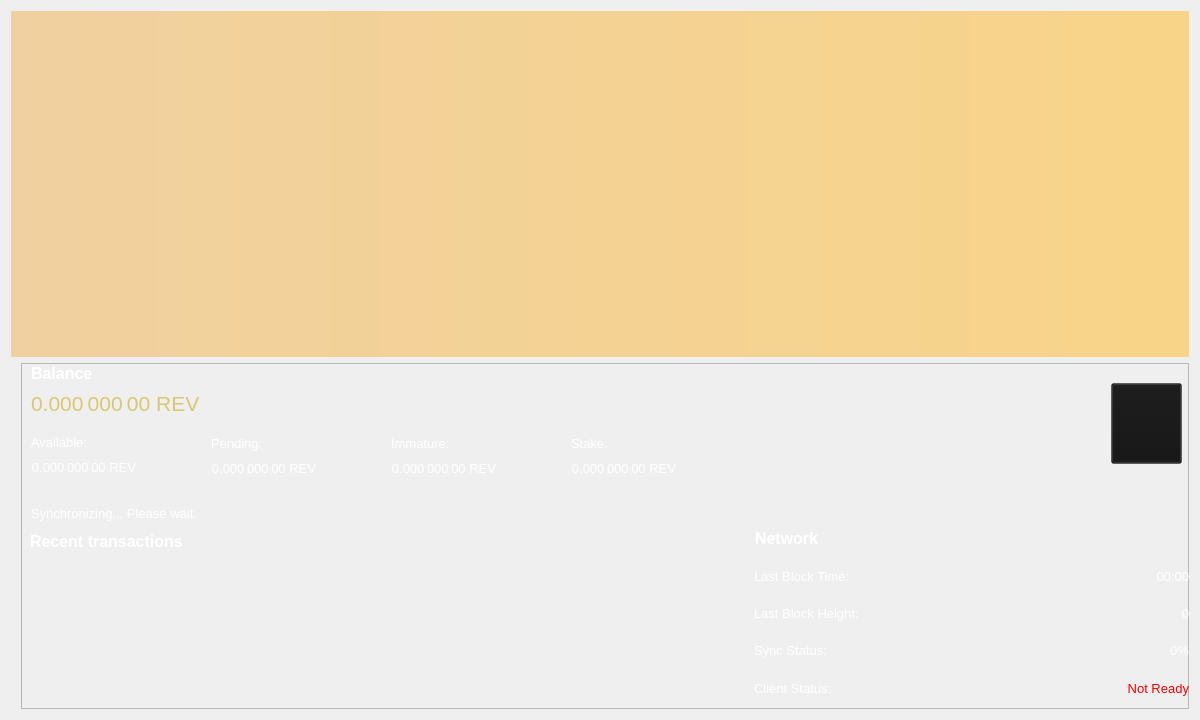
<?xml version="1.0" encoding="UTF-8"?>
<ui version="4.0">
 <class>OverviewPage</class>
 <widget class="QWidget" name="OverviewPage">
  <property name="geometry">
   <rect>
    <x>0</x>
    <y>0</y>
    <width>1200</width>
    <height>720</height>
   </rect>
  </property>
  <property name="minimumSize">
   <size>
    <width>1200</width>
    <height>700</height>
   </size>
  </property>
  <property name="font">
   <font>
    <weight>50</weight>
    <bold>false</bold>
   </font>
  </property>
  <property name="windowTitle">
   <string>Form</string>
  </property>
  <property name="styleSheet">
   <string notr="true">color: rgb(255, 255, 255);</string>
  </property>
  <layout class="QVBoxLayout" name="topLayout">
   <item>
    <widget class="QLabel" name="labelAlerts">
     <property name="visible">
      <bool>false</bool>
     </property>
     <property name="styleSheet">
      <string notr="true">background-color: qlineargradient(x1: 0, y1: 0, x2: 1, y2: 0, stop:0 #F0D0A0, stop:1 #F8D488); color:#000000;</string>
     </property>
     <property name="wordWrap">
      <bool>true</bool>
     </property>
     <property name="margin">
      <number>3</number>
     </property>
    </widget>
   </item>
   <item>
    <layout class="QHBoxLayout" name="horizontalLayout" stretch="1">
     <item>
      <layout class="QVBoxLayout" name="verticalLayout_2">
       <item>
        <widget class="QFrame" name="frame">
         <property name="maximumSize">
          <size>
           <width>16777215</width>
           <height>16777215</height>
          </size>
         </property>
         <property name="styleSheet">
          <string notr="true">margin-left: 10px;
</string>
         </property>
         <property name="frameShape">
          <enum>QFrame::StyledPanel</enum>
         </property>
         <property name="frameShadow">
          <enum>QFrame::Raised</enum>
         </property>
         <widget class="QLabel" name="labelTransactionsStatus">
          <property name="geometry">
           <rect>
            <x>10</x>
            <y>140</y>
            <width>300</width>
            <height>20</height>
           </rect>
          </property>
          <property name="minimumSize">
           <size>
            <width>300</width>
            <height>0</height>
           </size>
          </property>
          <property name="font">
           <font>
            <pointsize>10</pointsize>
           </font>
          </property>
          <property name="cursor">
           <cursorShape>WhatsThisCursor</cursorShape>
          </property>
          <property name="toolTip">
           <string>The displayed information may be out of date. Your wallet automatically synchronizes with the Rev network after a connection is established, but this process has not completed yet.</string>
          </property>
          <property name="styleSheet">
           <string notr="true"/>
          </property>
          <property name="text">
           <string notr="true">Synchronizing... Please wait.</string>
          </property>
          <property name="alignment">
           <set>Qt::AlignLeading|Qt::AlignLeft|Qt::AlignVCenter</set>
          </property>
          <property name="indent">
           <number>0</number>
          </property>
         </widget>
         <widget class="QWidget" name="verticalLayoutWidget">
          <property name="geometry">
           <rect>
            <x>10</x>
            <y>0</y>
            <width>721</width>
            <height>88</height>
           </rect>
          </property>
          <layout class="QVBoxLayout" name="verticalLayout">
           <item>
            <layout class="QHBoxLayout" name="horizontalLayout_4">
             <item>
              <widget class="QLabel" name="label_5">
               <property name="font">
                <font>
                 <pointsize>12</pointsize>
                 <weight>75</weight>
                 <bold>true</bold>
                </font>
               </property>
               <property name="text">
                <string>Balance</string>
               </property>
               <property name="indent">
                <number>0</number>
               </property>
              </widget>
             </item>
             <item>
              <spacer name="horizontalSpacer_3">
               <property name="orientation">
                <enum>Qt::Horizontal</enum>
               </property>
               <property name="sizeHint" stdset="0">
                <size>
                 <width>40</width>
                 <height>20</height>
                </size>
               </property>
              </spacer>
             </item>
            </layout>
           </item>
           <item>
            <layout class="QHBoxLayout" name="horizontalLayout_2">
             <property name="spacing">
              <number>0</number>
             </property>
             <item>
              <widget class="QLabel" name="labelTotal">
               <property name="minimumSize">
                <size>
                 <width>400</width>
                 <height>30</height>
                </size>
               </property>
               <property name="maximumSize">
                <size>
                 <width>16777215</width>
                 <height>16777215</height>
                </size>
               </property>
               <property name="font">
                <font>
                 <pointsize>16</pointsize>
                 <weight>50</weight>
                 <bold>false</bold>
                </font>
               </property>
               <property name="cursor">
                <cursorShape>IBeamCursor</cursorShape>
               </property>
               <property name="toolTip">
                <string>Your current total balance</string>
               </property>
               <property name="styleSheet">
                <string notr="true">color: rgb(217, 199, 113);</string>
               </property>
               <property name="text">
                <string notr="true">0.000 000 00 REV</string>
               </property>
               <property name="textFormat">
                <enum>Qt::AutoText</enum>
               </property>
               <property name="alignment">
                <set>Qt::AlignLeading|Qt::AlignLeft|Qt::AlignVCenter</set>
               </property>
               <property name="wordWrap">
                <bool>false</bool>
               </property>
               <property name="margin">
                <number>0</number>
               </property>
               <property name="indent">
                <number>0</number>
               </property>
               <property name="textInteractionFlags">
                <set>Qt::LinksAccessibleByMouse|Qt::TextSelectableByKeyboard|Qt::TextSelectableByMouse</set>
               </property>
              </widget>
             </item>
             <item>
              <spacer name="horizontalSpacer">
               <property name="orientation">
                <enum>Qt::Horizontal</enum>
               </property>
               <property name="sizeHint" stdset="0">
                <size>
                 <width>40</width>
                 <height>20</height>
                </size>
               </property>
              </spacer>
             </item>
            </layout>
           </item>
           <item>
            <spacer name="verticalSpacer">
             <property name="orientation">
              <enum>Qt::Vertical</enum>
             </property>
             <property name="sizeHint" stdset="0">
              <size>
               <width>20</width>
               <height>40</height>
              </size>
             </property>
            </spacer>
           </item>
          </layout>
         </widget>
         <widget class="QWidget" name="verticalLayoutWidget_2">
          <property name="geometry">
           <rect>
            <x>10</x>
            <y>69</y>
            <width>181</width>
            <height>71</height>
           </rect>
          </property>
          <layout class="QVBoxLayout" name="verticalLayout_3">
           <item>
            <layout class="QHBoxLayout" name="horizontalLayout_3">
             <item>
              <widget class="QLabel" name="labelBalanceText">
               <property name="font">
                <font>
                 <pointsize>10</pointsize>
                </font>
               </property>
               <property name="text">
                <string>Available:</string>
               </property>
               <property name="indent">
                <number>0</number>
               </property>
              </widget>
             </item>
             <item>
              <spacer name="horizontalSpacer_2">
               <property name="orientation">
                <enum>Qt::Horizontal</enum>
               </property>
               <property name="sizeHint" stdset="0">
                <size>
                 <width>40</width>
                 <height>20</height>
                </size>
               </property>
              </spacer>
             </item>
            </layout>
           </item>
           <item>
            <layout class="QHBoxLayout" name="horizontalLayout_5">
             <item>
              <widget class="QLabel" name="labelBalance">
               <property name="font">
                <font>
                 <pointsize>10</pointsize>
                 <weight>50</weight>
                 <bold>false</bold>
                </font>
               </property>
               <property name="cursor">
                <cursorShape>IBeamCursor</cursorShape>
               </property>
               <property name="toolTip">
                <string>Your current spendable balance</string>
               </property>
               <property name="text">
                <string notr="true">0.000 000 00 REV</string>
               </property>
               <property name="alignment">
                <set>Qt::AlignRight|Qt::AlignTrailing|Qt::AlignVCenter</set>
               </property>
               <property name="indent">
                <number>0</number>
               </property>
               <property name="textInteractionFlags">
                <set>Qt::LinksAccessibleByMouse|Qt::TextSelectableByKeyboard|Qt::TextSelectableByMouse</set>
               </property>
              </widget>
             </item>
             <item>
              <spacer name="horizontalSpacer_4">
               <property name="orientation">
                <enum>Qt::Horizontal</enum>
               </property>
               <property name="sizeHint" stdset="0">
                <size>
                 <width>40</width>
                 <height>20</height>
                </size>
               </property>
              </spacer>
             </item>
            </layout>
           </item>
           <item>
            <spacer name="verticalSpacer_2">
             <property name="orientation">
              <enum>Qt::Vertical</enum>
             </property>
             <property name="sizeHint" stdset="0">
              <size>
               <width>20</width>
               <height>40</height>
              </size>
             </property>
            </spacer>
           </item>
          </layout>
         </widget>
         <widget class="QWidget" name="verticalLayoutWidget_3">
          <property name="geometry">
           <rect>
            <x>190</x>
            <y>70</y>
            <width>181</width>
            <height>71</height>
           </rect>
          </property>
          <layout class="QVBoxLayout" name="verticalLayout_4">
           <item>
            <layout class="QHBoxLayout" name="horizontalLayout_6">
             <item>
              <widget class="QLabel" name="labelPendingText">
               <property name="font">
                <font>
                 <pointsize>10</pointsize>
                </font>
               </property>
               <property name="text">
                <string>Pending:</string>
               </property>
               <property name="indent">
                <number>0</number>
               </property>
              </widget>
             </item>
             <item>
              <spacer name="horizontalSpacer_6">
               <property name="orientation">
                <enum>Qt::Horizontal</enum>
               </property>
               <property name="sizeHint" stdset="0">
                <size>
                 <width>40</width>
                 <height>20</height>
                </size>
               </property>
              </spacer>
             </item>
            </layout>
           </item>
           <item>
            <layout class="QHBoxLayout" name="horizontalLayout_7">
             <item>
              <widget class="QLabel" name="labelUnconfirmed">
               <property name="font">
                <font>
                 <pointsize>10</pointsize>
                 <weight>50</weight>
                 <bold>false</bold>
                </font>
               </property>
               <property name="cursor">
                <cursorShape>IBeamCursor</cursorShape>
               </property>
               <property name="toolTip">
                <string>Total of transactions that have yet to be confirmed, and do not yet count toward the spendable balance</string>
               </property>
               <property name="text">
                <string notr="true">0.000 000 00 REV</string>
               </property>
               <property name="alignment">
                <set>Qt::AlignRight|Qt::AlignTrailing|Qt::AlignVCenter</set>
               </property>
               <property name="indent">
                <number>0</number>
               </property>
               <property name="textInteractionFlags">
                <set>Qt::LinksAccessibleByMouse|Qt::TextSelectableByKeyboard|Qt::TextSelectableByMouse</set>
               </property>
              </widget>
             </item>
             <item>
              <spacer name="horizontalSpacer_5">
               <property name="orientation">
                <enum>Qt::Horizontal</enum>
               </property>
               <property name="sizeHint" stdset="0">
                <size>
                 <width>40</width>
                 <height>20</height>
                </size>
               </property>
              </spacer>
             </item>
            </layout>
           </item>
           <item>
            <spacer name="verticalSpacer_3">
             <property name="orientation">
              <enum>Qt::Vertical</enum>
             </property>
             <property name="sizeHint" stdset="0">
              <size>
               <width>20</width>
               <height>40</height>
              </size>
             </property>
            </spacer>
           </item>
          </layout>
         </widget>
         <widget class="QWidget" name="verticalLayoutWidget_4">
          <property name="geometry">
           <rect>
            <x>370</x>
            <y>70</y>
            <width>181</width>
            <height>71</height>
           </rect>
          </property>
          <layout class="QVBoxLayout" name="verticalLayout_5">
           <item>
            <layout class="QHBoxLayout" name="horizontalLayout_8">
             <item>
              <widget class="QLabel" name="labelImmatureText">
               <property name="font">
                <font>
                 <pointsize>10</pointsize>
                </font>
               </property>
               <property name="text">
                <string>Immature:</string>
               </property>
               <property name="indent">
                <number>0</number>
               </property>
              </widget>
             </item>
             <item>
              <spacer name="horizontalSpacer_7">
               <property name="orientation">
                <enum>Qt::Horizontal</enum>
               </property>
               <property name="sizeHint" stdset="0">
                <size>
                 <width>40</width>
                 <height>20</height>
                </size>
               </property>
              </spacer>
             </item>
            </layout>
           </item>
           <item>
            <layout class="QHBoxLayout" name="horizontalLayout_9">
             <item>
              <widget class="QLabel" name="labelImmature">
               <property name="font">
                <font>
                 <pointsize>10</pointsize>
                 <weight>50</weight>
                 <bold>false</bold>
                </font>
               </property>
               <property name="cursor">
                <cursorShape>IBeamCursor</cursorShape>
               </property>
               <property name="toolTip">
                <string>Mined balance that has not yet matured</string>
               </property>
               <property name="text">
                <string notr="true">0.000 000 00 REV</string>
               </property>
               <property name="alignment">
                <set>Qt::AlignRight|Qt::AlignTrailing|Qt::AlignVCenter</set>
               </property>
               <property name="indent">
                <number>0</number>
               </property>
               <property name="textInteractionFlags">
                <set>Qt::LinksAccessibleByMouse|Qt::TextSelectableByKeyboard|Qt::TextSelectableByMouse</set>
               </property>
              </widget>
             </item>
             <item>
              <spacer name="horizontalSpacer_8">
               <property name="orientation">
                <enum>Qt::Horizontal</enum>
               </property>
               <property name="sizeHint" stdset="0">
                <size>
                 <width>40</width>
                 <height>20</height>
                </size>
               </property>
              </spacer>
             </item>
            </layout>
           </item>
           <item>
            <spacer name="verticalSpacer_4">
             <property name="orientation">
              <enum>Qt::Vertical</enum>
             </property>
             <property name="sizeHint" stdset="0">
              <size>
               <width>20</width>
               <height>40</height>
              </size>
             </property>
            </spacer>
           </item>
          </layout>
         </widget>
         <widget class="QWidget" name="verticalLayoutWidget_5">
          <property name="geometry">
           <rect>
            <x>550</x>
            <y>70</y>
            <width>181</width>
            <height>71</height>
           </rect>
          </property>
          <layout class="QVBoxLayout" name="verticalLayout_6">
           <item>
            <layout class="QHBoxLayout" name="horizontalLayout_11">
             <item>
              <widget class="QLabel" name="label_10">
               <property name="font">
                <font>
                 <pointsize>10</pointsize>
                </font>
               </property>
               <property name="text">
                <string>Stake:</string>
               </property>
               <property name="indent">
                <number>0</number>
               </property>
              </widget>
             </item>
             <item>
              <spacer name="horizontalSpacer_9">
               <property name="orientation">
                <enum>Qt::Horizontal</enum>
               </property>
               <property name="sizeHint" stdset="0">
                <size>
                 <width>40</width>
                 <height>20</height>
                </size>
               </property>
              </spacer>
             </item>
            </layout>
           </item>
           <item>
            <layout class="QHBoxLayout" name="horizontalLayout_10">
             <item>
              <widget class="QLabel" name="labelStake">
               <property name="font">
                <font>
                 <pointsize>10</pointsize>
                 <weight>50</weight>
                 <bold>false</bold>
                </font>
               </property>
               <property name="cursor">
                <cursorShape>IBeamCursor</cursorShape>
               </property>
               <property name="toolTip">
                <string>Total of coins that was staked, and do not yet count toward the current balance</string>
               </property>
               <property name="text">
                <string notr="true">0.000 000 00 REV</string>
               </property>
               <property name="alignment">
                <set>Qt::AlignRight|Qt::AlignTrailing|Qt::AlignVCenter</set>
               </property>
               <property name="indent">
                <number>0</number>
               </property>
               <property name="textInteractionFlags">
                <set>Qt::LinksAccessibleByMouse|Qt::TextSelectableByKeyboard|Qt::TextSelectableByMouse</set>
               </property>
              </widget>
             </item>
             <item>
              <spacer name="horizontalSpacer_10">
               <property name="orientation">
                <enum>Qt::Horizontal</enum>
               </property>
               <property name="sizeHint" stdset="0">
                <size>
                 <width>40</width>
                 <height>20</height>
                </size>
               </property>
              </spacer>
             </item>
            </layout>
           </item>
           <item>
            <spacer name="verticalSpacer_5">
             <property name="orientation">
              <enum>Qt::Vertical</enum>
             </property>
             <property name="sizeHint" stdset="0">
              <size>
               <width>20</width>
               <height>40</height>
              </size>
             </property>
            </spacer>
           </item>
          </layout>
         </widget>
         <widget class="QPushButton" name="viewQR">
          <property name="geometry">
           <rect>
            <x>1090</x>
            <y>20</y>
            <width>81</width>
            <height>81</height>
           </rect>
          </property>
          <property name="font">
           <font>
            <pointsize>10</pointsize>
           </font>
          </property>
          <property name="styleSheet">
           <string notr="true">background-color: rgb(20, 20, 20, 0.35);</string>
          </property>
          <property name="text">
           <string/>
          </property>
          <property name="icon">
           <iconset resource="../bitcoin.qrc">
            <normaloff>:/icons/qriconov</normaloff>:/icons/qriconov</iconset>
          </property>
          <property name="iconSize">
           <size>
            <width>64</width>
            <height>75</height>
           </size>
          </property>
         </widget>
         <widget class="QWidget" name="widget_wallview" native="true">
          <property name="geometry">
           <rect>
            <x>730</x>
            <y>160</y>
            <width>451</width>
            <height>405</height>
           </rect>
          </property>
          <layout class="QVBoxLayout" name="verticalLayout_7">
           <item>
            <layout class="QVBoxLayout" name="verticalLayout_8">
             <item>
              <layout class="QHBoxLayout" name="horizontalLayout_13">
               <item>
                <widget class="QLabel" name="label_11">
                 <property name="font">
                  <font>
                   <pointsize>12</pointsize>
                   <weight>75</weight>
                   <bold>true</bold>
                  </font>
                 </property>
                 <property name="text">
                  <string>Network</string>
                 </property>
                </widget>
               </item>
               <item>
                <spacer name="horizontalSpacer_12">
                 <property name="orientation">
                  <enum>Qt::Horizontal</enum>
                 </property>
                 <property name="sizeHint" stdset="0">
                  <size>
                   <width>40</width>
                   <height>20</height>
                  </size>
                 </property>
                </spacer>
               </item>
              </layout>
             </item>
             <item>
              <layout class="QHBoxLayout" name="horizontalLayout_20">
               <item>
                <widget class="QLabel" name="label_13">
                 <property name="maximumSize">
                  <size>
                   <width>167</width>
                   <height>16777215</height>
                  </size>
                 </property>
                 <property name="font">
                  <font>
                   <pointsize>10</pointsize>
                  </font>
                 </property>
                 <property name="text">
                  <string>Last Block Time:</string>
                 </property>
                </widget>
               </item>
               <item>
                <widget class="QLabel" name="lbTime">
                 <property name="font">
                  <font>
                   <pointsize>10</pointsize>
                  </font>
                 </property>
                 <property name="text">
                  <string>00:00</string>
                 </property>
                 <property name="alignment">
                  <set>Qt::AlignRight|Qt::AlignTrailing|Qt::AlignVCenter</set>
                 </property>
                </widget>
               </item>
              </layout>
             </item>
             <item>
              <layout class="QHBoxLayout" name="horizontalLayout_21">
               <item>
                <widget class="QLabel" name="label_15">
                 <property name="maximumSize">
                  <size>
                   <width>167</width>
                   <height>16777215</height>
                  </size>
                 </property>
                 <property name="font">
                  <font>
                   <pointsize>10</pointsize>
                  </font>
                 </property>
                 <property name="text">
                  <string>Last Block Height:</string>
                 </property>
                </widget>
               </item>
               <item>
                <widget class="QLabel" name="lbHeight">
                 <property name="font">
                  <font>
                   <pointsize>10</pointsize>
                  </font>
                 </property>
                 <property name="text">
                  <string>0</string>
                 </property>
                 <property name="alignment">
                  <set>Qt::AlignRight|Qt::AlignTrailing|Qt::AlignVCenter</set>
                 </property>
                </widget>
               </item>
              </layout>
             </item>
             <item>
              <layout class="QHBoxLayout" name="horizontalLayout_22">
               <item>
                <widget class="QLabel" name="label_16">
                 <property name="maximumSize">
                  <size>
                   <width>167</width>
                   <height>16777215</height>
                  </size>
                 </property>
                 <property name="font">
                  <font>
                   <pointsize>10</pointsize>
                  </font>
                 </property>
                 <property name="text">
                  <string>Sync Status:</string>
                 </property>
                </widget>
               </item>
               <item>
                <widget class="QLabel" name="sncStatus">
                 <property name="font">
                  <font>
                   <pointsize>10</pointsize>
                  </font>
                 </property>
                 <property name="text">
                  <string>0%</string>
                 </property>
                 <property name="alignment">
                  <set>Qt::AlignRight|Qt::AlignTrailing|Qt::AlignVCenter</set>
                 </property>
                </widget>
               </item>
              </layout>
             </item>
             <item>
              <layout class="QHBoxLayout" name="horizontalLayout_24">
               <item>
                <widget class="QLabel" name="label_18">
                 <property name="maximumSize">
                  <size>
                   <width>167</width>
                   <height>16777215</height>
                  </size>
                 </property>
                 <property name="font">
                  <font>
                   <pointsize>10</pointsize>
                  </font>
                 </property>
                 <property name="text">
                  <string>Client Status:</string>
                 </property>
                </widget>
               </item>
               <item>
                <widget class="QLabel" name="clStat">
                 <property name="font">
                  <font>
                   <pointsize>10</pointsize>
                  </font>
                 </property>
                 <property name="styleSheet">
                  <string notr="true">QLabel { color: red; }</string>
                 </property>
                 <property name="text">
                  <string>Not Ready</string>
                 </property>
                 <property name="alignment">
                  <set>Qt::AlignRight|Qt::AlignTrailing|Qt::AlignVCenter</set>
                 </property>
                </widget>
               </item>
              </layout>
             </item>
             <item>
              <layout class="QHBoxLayout" name="horizontalLayout_25">
               <item>
                <widget class="QLabel" name="label_19">
                 <property name="maximumSize">
                  <size>
                   <width>167</width>
                   <height>16777215</height>
                  </size>
                 </property>
                 <property name="font">
                  <font>
                   <pointsize>10</pointsize>
                  </font>
                 </property>
                 <property name="text">
                  <string>Coins are:</string>
                 </property>
                </widget>
               </item>
               <item>
                <widget class="QLabel" name="stkstat">
                 <property name="font">
                  <font>
                   <pointsize>10</pointsize>
                  </font>
                 </property>
                 <property name="text">
                  <string>Not Staking</string>
                 </property>
                 <property name="alignment">
                  <set>Qt::AlignRight|Qt::AlignTrailing|Qt::AlignVCenter</set>
                 </property>
                </widget>
               </item>
              </layout>
             </item>
             <item>
              <layout class="QHBoxLayout" name="horizontalLayout_17">
               <item>
                <widget class="QLabel" name="label_23">
                 <property name="maximumSize">
                  <size>
                   <width>167</width>
                   <height>16777215</height>
                  </size>
                 </property>
                 <property name="font">
                  <font>
                   <pointsize>10</pointsize>
                  </font>
                 </property>
                 <property name="text">
                  <string>Staking is:</string>
                 </property>
                </widget>
               </item>
               <item>
                <widget class="QLabel" name="stken">
                 <property name="font">
                  <font>
                   <pointsize>10</pointsize>
                  </font>
                 </property>
                 <property name="text">
                  <string>Disabled</string>
                 </property>
                 <property name="alignment">
                  <set>Qt::AlignRight|Qt::AlignTrailing|Qt::AlignVCenter</set>
                 </property>
                </widget>
               </item>
              </layout>
             </item>
             <item>
              <layout class="QHBoxLayout" name="horizontalLayout_23">
               <item>
                <widget class="QLabel" name="label_17">
                 <property name="maximumSize">
                  <size>
                   <width>167</width>
                   <height>16777215</height>
                  </size>
                 </property>
                 <property name="font">
                  <font>
                   <pointsize>10</pointsize>
                  </font>
                 </property>
                 <property name="text">
                  <string>Connections:</string>
                 </property>
                </widget>
               </item>
               <item>
                <widget class="QLabel" name="lbcon">
                 <property name="font">
                  <font>
                   <pointsize>10</pointsize>
                  </font>
                 </property>
                 <property name="text">
                  <string>0</string>
                 </property>
                 <property name="alignment">
                  <set>Qt::AlignRight|Qt::AlignTrailing|Qt::AlignVCenter</set>
                 </property>
                </widget>
               </item>
              </layout>
             </item>
             <item>
              <layout class="QHBoxLayout" name="horizontalLayout_26">
               <item>
                <widget class="QLabel" name="label_20">
                 <property name="minimumSize">
                  <size>
                   <width>110</width>
                   <height>0</height>
                  </size>
                 </property>
                 <property name="maximumSize">
                  <size>
                   <width>167</width>
                   <height>16777215</height>
                  </size>
                 </property>
                 <property name="font">
                  <font>
                   <pointsize>10</pointsize>
                  </font>
                 </property>
                 <property name="text">
                  <string>PoS Weight (Local):</string>
                 </property>
                </widget>
               </item>
               <item>
                <widget class="QLabel" name="urweight_2">
                 <property name="font">
                  <font>
                   <pointsize>10</pointsize>
                  </font>
                 </property>
                 <property name="text">
                  <string>0%</string>
                 </property>
                 <property name="alignment">
                  <set>Qt::AlignRight|Qt::AlignTrailing|Qt::AlignVCenter</set>
                 </property>
                </widget>
               </item>
              </layout>
             </item>
             <item>
              <layout class="QHBoxLayout" name="horizontalLayout_27">
               <item>
                <widget class="QLabel" name="label_21">
                 <property name="maximumSize">
                  <size>
                   <width>167</width>
                   <height>16777215</height>
                  </size>
                 </property>
                 <property name="font">
                  <font>
                   <pointsize>10</pointsize>
                  </font>
                 </property>
                 <property name="text">
                  <string>PoS Weight (Net):</string>
                 </property>
                </widget>
               </item>
               <item>
                <widget class="QLabel" name="netweight_2">
                 <property name="font">
                  <font>
                   <pointsize>10</pointsize>
                  </font>
                 </property>
                 <property name="text">
                  <string>0%</string>
                 </property>
                 <property name="alignment">
                  <set>Qt::AlignRight|Qt::AlignTrailing|Qt::AlignVCenter</set>
                 </property>
                </widget>
               </item>
              </layout>
             </item>
             <item>
              <layout class="QHBoxLayout" name="horizontalLayout_14">
               <item>
                <widget class="QLabel" name="label_24">
                 <property name="maximumSize">
                  <size>
                   <width>167</width>
                   <height>16777215</height>
                  </size>
                 </property>
                 <property name="font">
                  <font>
                   <pointsize>10</pointsize>
                  </font>
                 </property>
                 <property name="text">
                  <string>Est. Next Stake:</string>
                 </property>
                </widget>
               </item>
               <item>
                <widget class="QLabel" name="estnxt">
                 <property name="font">
                  <font>
                   <pointsize>10</pointsize>
                  </font>
                 </property>
                 <property name="text">
                  <string>Unkown</string>
                 </property>
                 <property name="alignment">
                  <set>Qt::AlignRight|Qt::AlignTrailing|Qt::AlignVCenter</set>
                 </property>
                </widget>
               </item>
              </layout>
             </item>
             <item>
              <layout class="QVBoxLayout" name="verticalLayout_9"/>
             </item>
            </layout>
           </item>
          </layout>
         </widget>
         <widget class="QWidget" name="layoutWidget00">
          <property name="geometry">
           <rect>
            <x>0</x>
            <y>160</y>
            <width>731</width>
            <height>461</height>
           </rect>
          </property>
          <layout class="QVBoxLayout" name="verticalLayout_11">
           <item>
            <widget class="QWidget" name="widget_2" native="true">
             <layout class="QVBoxLayout" name="verticalLayout_12">
              <item>
               <layout class="QHBoxLayout" name="horizontalLayout_15">
                <item>
                 <widget class="QLabel" name="label_6">
                  <property name="font">
                   <font>
                    <pointsize>12</pointsize>
                    <weight>75</weight>
                    <bold>true</bold>
                   </font>
                  </property>
                  <property name="text">
                   <string>&lt;b&gt;Recent transactions&lt;/b&gt;</string>
                  </property>
                  <property name="indent">
                   <number>0</number>
                  </property>
                 </widget>
                </item>
                <item>
                 <spacer name="horizontalSpacer_13">
                  <property name="orientation">
                   <enum>Qt::Horizontal</enum>
                  </property>
                  <property name="sizeHint" stdset="0">
                   <size>
                    <width>40</width>
                    <height>20</height>
                   </size>
                  </property>
                 </spacer>
                </item>
               </layout>
              </item>
              <item>
               <widget class="QListView" name="listTransactions_2">
                <property name="font">
                 <font>
                  <pointsize>10</pointsize>
                 </font>
                </property>
                <property name="styleSheet">
                 <string notr="true">QListView { background: transparent; }</string>
                </property>
                <property name="frameShape">
                 <enum>QFrame::NoFrame</enum>
                </property>
                <property name="verticalScrollBarPolicy">
                 <enum>Qt::ScrollBarAlwaysOff</enum>
                </property>
                <property name="horizontalScrollBarPolicy">
                 <enum>Qt::ScrollBarAlwaysOff</enum>
                </property>
                <property name="selectionMode">
                 <enum>QAbstractItemView::NoSelection</enum>
                </property>
               </widget>
              </item>
             </layout>
            </widget>
           </item>
          </layout>
         </widget>
         <widget class="QWidget" name="horizontalLayoutWidget">
          <property name="geometry">
           <rect>
            <x>0</x>
            <y>620</y>
            <width>731</width>
            <height>83</height>
           </rect>
          </property>
          <layout class="QHBoxLayout" name="horizontalLayout_12">
           <item>
            <widget class="QPushButton" name="vwalltx">
             <property name="minimumSize">
              <size>
               <width>81</width>
               <height>70</height>
              </size>
             </property>
             <property name="font">
              <font>
               <pointsize>10</pointsize>
              </font>
             </property>
             <property name="styleSheet">
              <string notr="true">background-color: rgb(20, 20, 20, 0.65);</string>
             </property>
             <property name="text">
              <string/>
             </property>
             <property name="icon">
              <iconset resource="../bitcoin.qrc">
               <normaloff>:/icons/history</normaloff>:/icons/history</iconset>
             </property>
             <property name="iconSize">
              <size>
               <width>64</width>
               <height>64</height>
              </size>
             </property>
            </widget>
           </item>
           <item>
            <spacer name="horizontalSpacer_11">
             <property name="orientation">
              <enum>Qt::Horizontal</enum>
             </property>
             <property name="sizeHint" stdset="0">
              <size>
               <width>40</width>
               <height>20</height>
              </size>
             </property>
            </spacer>
           </item>
          </layout>
         </widget>
         <widget class="QWidget" name="verticalLayoutWidget_6">
          <property name="geometry">
           <rect>
            <x>1130</x>
            <y>639</y>
            <width>41</width>
            <height>51</height>
           </rect>
          </property>
          <layout class="QVBoxLayout" name="verticalLayout_10">
           <item>
            <spacer name="verticalSpacer_6">
             <property name="orientation">
              <enum>Qt::Vertical</enum>
             </property>
             <property name="sizeHint" stdset="0">
              <size>
               <width>20</width>
               <height>40</height>
              </size>
             </property>
            </spacer>
           </item>
           <item>
            <widget class="QLabel" name="syncLabel">
             <property name="minimumSize">
              <size>
               <width>38</width>
               <height>28</height>
              </size>
             </property>
             <property name="maximumSize">
              <size>
               <width>38</width>
               <height>28</height>
              </size>
             </property>
             <property name="toolTip">
              <string extracomment="Synchronizing with RevCoin network"/>
             </property>
             <property name="toolTipDuration">
              <number>5</number>
             </property>
             <property name="text">
              <string/>
             </property>
             <property name="scaledContents">
              <bool>true</bool>
             </property>
            </widget>
           </item>
          </layout>
         </widget>
         <widget class="QWidget" name="verticalLayoutWidget_7">
          <property name="geometry">
           <rect>
            <x>1090</x>
            <y>620</y>
            <width>42</width>
            <height>71</height>
           </rect>
          </property>
          <layout class="QVBoxLayout" name="verticalLayout_13">
           <item>
            <spacer name="verticalSpacer_7">
             <property name="orientation">
              <enum>Qt::Vertical</enum>
             </property>
             <property name="sizeHint" stdset="0">
              <size>
               <width>20</width>
               <height>40</height>
              </size>
             </property>
            </spacer>
           </item>
           <item>
            <widget class="QLabel" name="lockstatusLabel">
             <property name="minimumSize">
              <size>
               <width>40</width>
               <height>30</height>
              </size>
             </property>
             <property name="maximumSize">
              <size>
               <width>40</width>
               <height>30</height>
              </size>
             </property>
             <property name="text">
              <string/>
             </property>
             <property name="pixmap">
              <pixmap resource="../bitcoin.qrc">:/icons/lock_open_toolbar</pixmap>
             </property>
             <property name="scaledContents">
              <bool>true</bool>
             </property>
            </widget>
           </item>
          </layout>
         </widget>
        </widget>
       </item>
      </layout>
     </item>
    </layout>
   </item>
  </layout>
 </widget>
 <resources>
  <include location="../bitcoin.qrc"/>
 </resources>
 <connections/>
</ui>
